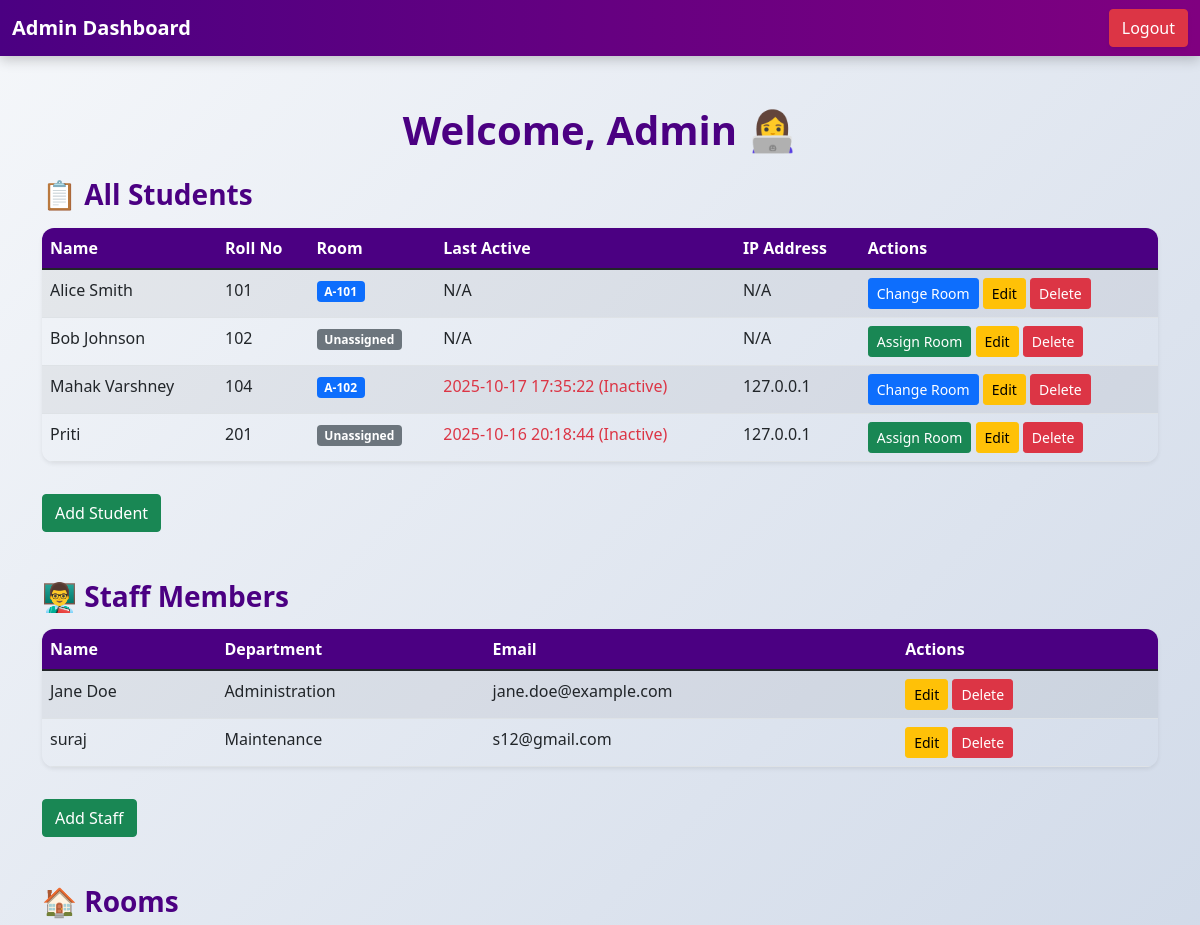
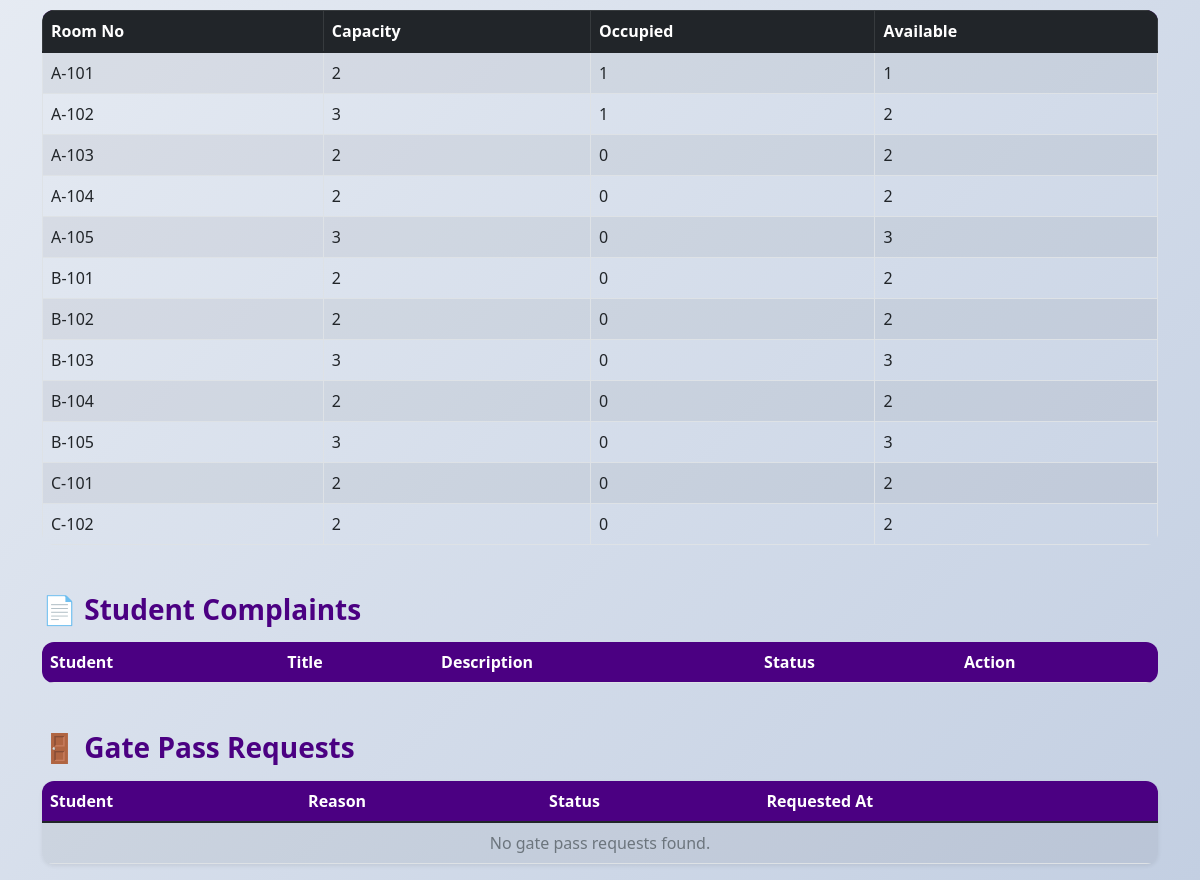
The page /admin_dashboard (signed in) on the database its author committed (2 pictures, top to bottom).
### models.py (models this page shows, shortened)
class Student(db.Model):
    id = db.Column(db.Integer, primary_key=True)
    roll = db.Column(db.String(20), unique=True, nullable=False)
    name = db.Column(db.String(100), nullable=False)
    email = db.Column(db.String(100), nullable=False)
    password_hash = db.Column(db.String(128))
    room_id = db.Column(db.Integer, db.ForeignKey('room.id'))
    room = db.relationship('Room', back_populates='students')
    last_active = db.Column(db.DateTime, nullable=True)
    last_active_ip = db.Column(db.String(45), nullable=True)
    is_assigned = db.Column(db.Boolean, default=False)
    complaints = db.relationship('Complaint', backref='student', cascade='all, delete-orphan')
    cart_items = db.relationship('Cart', backref='student', cascade='all, delete-orphan')
    gate_passes = db.relationship('GatePass', backref='student', cascade='all, delete-orphan')
    fees = db.relationship('Fees', backref='student', cascade='all, delete-orphan')
    orders = db.relationship('Order', backref='student', cascade='all, delete-orphan')

class Room(db.Model):
    id = db.Column(db.Integer, primary_key=True)
    room_no = db.Column(db.String(10), unique=True, nullable=False)
    capacity = db.Column(db.Integer, nullable=False)
    occupied = db.Column(db.Integer, default=0)
    students = db.relationship('Student', back_populates='room')

class Staff(db.Model):
    id = db.Column(db.Integer, primary_key=True)
    name = db.Column(db.String(100), nullable=False)
    email = db.Column(db.String(120), unique=True, nullable=False)
    department = db.Column(db.String(100))
    password_hash = db.Column(db.String(128))

### app.py (the view)
@app.route('/admin_dashboard')
def admin_dashboard():
    if 'logged_in' not in session or session['role'] != 'admin':
        flash('Unauthorized access.', 'danger')
        return redirect(url_for('index'))
    students = Student.query.all()
    staff = Staff.query.all()
    rooms = Room.query.all()
    products = Product.query.all()
    gate_passes = GatePass.query.all()
    complaints = Complaint.query.all()
    local_tz = ZoneInfo("Asia/Kolkata")
    return render_template(
        'admin_dashboard.html',
        students=students,
        staff=staff,
        rooms=rooms,
        products=products,
        gate_passes=gate_passes,
        complaints=complaints,
        datetime=datetime,
        local_tz=local_tz
    )

### app.py (called while the page is built)
@app.before_request
def update_last_active():
    if 'logged_in' in session and session.get('role') == 'student':
        student_id = session.get('user_id')
        student = Student.query.get(student_id)
        if student:
            ist = ZoneInfo("Asia/Kolkata")
            student.last_active = datetime.now(ist)
            student.last_active_ip = request.remote_addr
            db.session.commit()

@app.context_processor
def inject_cart_count():
    if 'user_id' in session and session.get('role') == 'student':
        student_id = session['user_id']
        cart_items = Cart.query.filter_by(student_id=student_id).all()
        cart_count = sum(item.quantity for item in cart_items)
    else:
        cart_count = 0
    return dict(cart_count=cart_count)

### templates/admin_dashboard.html (shortened to what this page needs)
<!doctype html>
<html lang="en">
<head>
  <link href="https://cdn.jsdelivr.net/npm/bootstrap@5.1.3/dist/css/bootstrap.min.css" rel="stylesheet">
</head>
<body>
<nav class="navbar navbar-expand-lg navbar-dark">
  <div class="container-fluid">
    <a class="navbar-brand fw-bold" href="{{ url_for('admin_dashboard') }}">Admin Dashboard</a>
    <div class="collapse navbar-collapse">
      <ul class="navbar-nav ms-auto">
        <li class="nav-item"><a class="btn btn-danger shadow-sm" href="{{ url_for('logout') }}">Logout</a></li>
      </ul>
    </div>
  </div>
</nav>
<div class="container dashboard-container">
  <h1 class="mb-4 text-center">Welcome, Admin 👩‍💻</h1>
  <h3 class="mt-4 mb-3">📋 All Students</h3>
  <table class="table table-striped shadow-sm">
    <thead>
      <tr>
        <th>Name</th><th>Roll No</th><th>Room</th><th>Last Active</th><th>IP Address</th><th>Actions</th>
      </tr>
    </thead>
    <tbody>
      {% for s in students %}
      <tr>
  <td>{{ s.name }}</td>
  <td>{{ s.roll }}</td>
  <td>
    {% if s.room %}
      <span class="badge bg-primary">{{ s.room.room_no }}</span>
    {% else %}
      <span class="badge bg-secondary">Unassigned</span>
    {% endif %}
  </td>
  <td>
    {% if s.last_active %}
      {% set local_time = s.last_active.astimezone(local_tz) %}
      {% set diff_seconds = (datetime.now(local_tz) - local_time).total_seconds() %}
      {% if diff_seconds > 86400 %}
        <span class="text-danger">{{ local_time.strftime('%Y-%m-%d %H:%M:%S') }} (Inactive)</span>
      {% else %}
        <span class="text-success fw-bold">{{ local_time.strftime('%Y-%m-%d %H:%M:%S') }} (Active)</span>
      {% endif %}
    {% else %} N/A {% endif %}
  </td>
  <td>{{ s.last_active_ip or 'N/A' }}</td>
  <td>
    {% if s.room %}
      <a href="{{ url_for('assign_room', student_id=s.id) }}" class="btn btn-sm btn-primary">Change Room</a>
    {% else %}
      <a href="{{ url_for('assign_room', student_id=s.id) }}" class="btn btn-sm btn-success">Assign Room</a>
    {% endif %}
    <button class="btn btn-sm btn-warning" data-bs-toggle="modal" data-bs-target="#editStudentModal{{ s.id }}">Edit</button>
    <button class="btn btn-sm btn-danger" data-bs-toggle="modal" data-bs-target="#deleteStudentModal{{ s.id }}">Delete</button>
  </td>
</tr>
      {% endfor %}
    </tbody>
  </table>
  <button class="btn btn-success mt-3" data-bs-toggle="modal" data-bs-target="#addStudentModal">Add Student</button>
  <h3 class="mt-5 mb-3">👨‍🏫 Staff Members</h3>
  <table class="table table-striped shadow-sm">
    <thead><tr><th>Name</th><th>Department</th><th>Email</th><th>Actions</th></tr></thead>
    <tbody>
      {% for s in staff %}
      <tr>
        <td>{{ s.name }}</td><td>{{ s.department }}</td><td>{{ s.email }}</td>
        <td>
          <button class="btn btn-sm btn-warning" data-bs-toggle="modal" data-bs-target="#editStaffModal{{ s.id }}">Edit</button>
          <button class="btn btn-sm btn-danger" data-bs-toggle="modal" data-bs-target="#deleteStaffModal{{ s.id }}">Delete</button>
        </td>
      </tr>
      {% endfor %}
    </tbody>
  </table>
  <button class="btn btn-success mt-3" data-bs-toggle="modal" data-bs-target="#addStaffModal">Add Staff</button>
  <h3 class="mt-5 mb-3">🏠 Rooms</h3>
  <table class="table table-bordered table-striped">
    <thead class="table-dark"><tr><th>Room No</th><th>Capacity</th><th>Occupied</th><th>Available</th></tr></thead>
    <tbody>
      {% for room in rooms %}
      <tr>
        <td>{{ room.room_no }}</td><td>{{ room.capacity }}</td><td>{{ room.occupied }}</td><td>{{ room.capacity - room.occupied }}</td>
      </tr>
      {% endfor %}
    </tbody>
  </table>
  <h3 class="mt-5 mb-3">📄 Student Complaints</h3>
  <table class="table table-striped">
    <thead><tr><th>Student</th><th>Title</th><th>Description</th><th>Status</th><th>Action</th></tr></thead>
</table>
<h3 class="mt-5 mb-3">🚪 Gate Pass Requests</h3>
<table class="table table-striped shadow-sm">
  <thead>
    <tr>
      <th>Student</th>
      <th>Reason</th>
      <th>Status</th>
      <th>Requested At</th>
    </tr>
  </thead>
  <tbody>
    {% for gp in gate_passes %}
    <tr>
      <td>{{ gp.student.name }}</td>
      <td>{{ gp.reason }}</td>
      <td>
        {% if gp.status == "Approved" %}
          <span class="badge bg-success">Approved</span>
        {% elif gp.status == "Rejected" %}
          <span class="badge bg-danger">Rejected</span>
        {% else %}
          <span class="badge bg-warning text-dark">Pending</span>
        {% endif %}
      </td>
      <td>{{ gp.date_requested.strftime('%Y-%m-%d %H:%M:%S') }}</td>
    </tr>
    {% else %}
    <tr>
      <td colspan="4" class="text-center text-muted">No gate pass requests found.</td>
    </tr>
      {% endfor %}
    </tbody>
  </table>
</div>
</body>
</html>

### templates/admin_dashboard.html (style rules this page uses)
body { background: linear-gradient(135deg, #f5f7fa, #c3cfe2); font-family: 'Segoe UI', Tahoma, Geneva, Verdana, sans-serif; color: #333; }
.navbar { background: linear-gradient(90deg, #4b0082, #800080); box-shadow: 0px 4px 12px rgba(0,0,0,0.2); }
.dashboard-container { padding-top:50px; animation:fadeIn 1s ease-in; }
h1,h2,h3,h4 { font-weight:600; color:#4b0082; }
table { border-radius:12px; overflow:hidden; animation:fadeUp 1s ease; }
thead { background:#4b0082; color:#fff; }
tbody tr { transition: background 0.3s ease, transform 0.2s ease; }

### rows shown on the page
Student: name "Alice Smith", roll "101", room.room_no "A-101", shows "N/A", last_active_ip "N/A"
Student: name "Bob Johnson", roll "102", shows "Unassigned", shows "N/A", last_active_ip "N/A"
Student: name "Mahak Varshney", roll "104", room.room_no "A-102", strftime "2025-10-17 17:35:22", last_active_ip "127.0.0.1"
Student: name "Priti", roll "201", shows "Unassigned", strftime "2025-10-16 20:18:44", last_active_ip "127.0.0.1"
Staff: name "Jane Doe", department "Administration", email "jane.doe@example.com"
Staff: name "suraj", department "Maintenance", email "s12@gmail.com"
Room: room_no "A-101", capacity "2", occupied "1", room.capacity-room.occupied "1"
Room: room_no "A-102", capacity "3", occupied "1", room.capacity-room.occupied "2"
Room: room_no "A-103", capacity "2", occupied "0", room.capacity-room.occupied "2"
Room: room_no "A-104", capacity "2", occupied "0", room.capacity-room.occupied "2"
Room: room_no "A-105", capacity "3", occupied "0", room.capacity-room.occupied "3"
Room: room_no "B-101", capacity "2", occupied "0", room.capacity-room.occupied "2"
Room: room_no "B-102", capacity "2", occupied "0", room.capacity-room.occupied "2"
Room: room_no "B-103", capacity "3", occupied "0", room.capacity-room.occupied "3"
Room: room_no "B-104", capacity "2", occupied "0", room.capacity-room.occupied "2"
Room: room_no "B-105", capacity "3", occupied "0", room.capacity-room.occupied "3"
Room: room_no "C-101", capacity "2", occupied "0", room.capacity-room.occupied "2"
Room: room_no "C-102", capacity "2", occupied "0", room.capacity-room.occupied "2"
